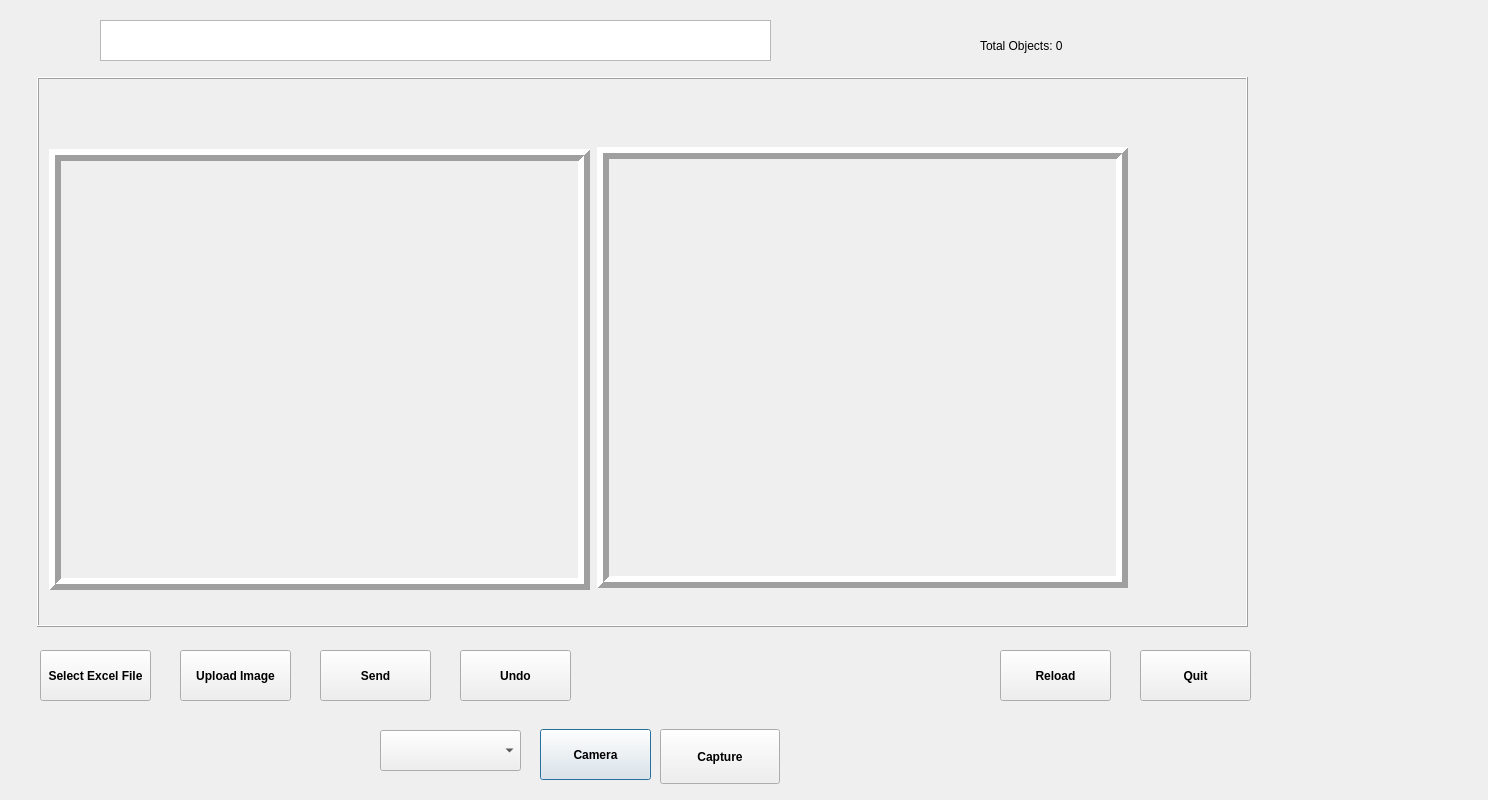
<?xml version="1.0" encoding="UTF-8"?>
<ui version="4.0">
 <class>QUIT</class>
 <widget class="QDialog" name="QUIT">
  <property name="geometry">
   <rect>
    <x>0</x>
    <y>0</y>
    <width>1488</width>
    <height>800</height>
   </rect>
  </property>
  <property name="cursor">
   <cursorShape>PointingHandCursor</cursorShape>
  </property>
  <property name="windowTitle">
   <string>Dialog</string>
  </property>
  <widget class="QTextBrowser" name="TEXT">
   <property name="geometry">
    <rect>
     <x>100</x>
     <y>20</y>
     <width>671</width>
     <height>41</height>
    </rect>
   </property>
  </widget>
  <widget class="QLabel" name="imgLabel">
   <property name="geometry">
    <rect>
     <x>49</x>
     <y>149</y>
     <width>541</width>
     <height>441</height>
    </rect>
   </property>
   <property name="frameShape">
    <enum>QFrame::Box</enum>
   </property>
   <property name="frameShadow">
    <enum>QFrame::Raised</enum>
   </property>
   <property name="lineWidth">
    <number>6</number>
   </property>
   <property name="text">
    <string/>
   </property>
  </widget>
  <widget class="QFrame" name="frameRight">
   <property name="geometry">
    <rect>
     <x>37</x>
     <y>77</y>
     <width>1211</width>
     <height>550</height>
    </rect>
   </property>
   <property name="frameShape">
    <enum>QFrame::Box</enum>
   </property>
   <property name="frameShadow">
    <enum>QFrame::Raised</enum>
   </property>
   <widget class="QLabel" name="processedImgLabel">
    <property name="geometry">
     <rect>
      <x>560</x>
      <y>70</y>
      <width>531</width>
      <height>441</height>
     </rect>
    </property>
    <property name="frameShape">
     <enum>QFrame::Box</enum>
    </property>
    <property name="frameShadow">
     <enum>QFrame::Raised</enum>
    </property>
    <property name="lineWidth">
     <number>6</number>
    </property>
    <property name="text">
     <string/>
    </property>
   </widget>
  </widget>
  <widget class="QPushButton" name="CAMERA">
   <property name="geometry">
    <rect>
     <x>540</x>
     <y>729</y>
     <width>111</width>
     <height>51</height>
    </rect>
   </property>
   <property name="font">
    <font>
     <weight>75</weight>
     <bold>true</bold>
    </font>
   </property>
   <property name="cursor">
    <cursorShape>PointingHandCursor</cursorShape>
   </property>
   <property name="text">
    <string>Camera</string>
   </property>
  </widget>
  <widget class="QPushButton" name="CAPTURE">
   <property name="geometry">
    <rect>
     <x>660</x>
     <y>729</y>
     <width>120</width>
     <height>55</height>
    </rect>
   </property>
   <property name="font">
    <font>
     <weight>75</weight>
     <bold>true</bold>
    </font>
   </property>
   <property name="cursor">
    <cursorShape>PointingHandCursor</cursorShape>
   </property>
   <property name="text">
    <string>Capture</string>
   </property>
  </widget>
  <widget class="QPushButton" name="UNDO">
   <property name="geometry">
    <rect>
     <x>460</x>
     <y>650</y>
     <width>111</width>
     <height>51</height>
    </rect>
   </property>
   <property name="font">
    <font>
     <weight>75</weight>
     <bold>true</bold>
    </font>
   </property>
   <property name="cursor">
    <cursorShape>PointingHandCursor</cursorShape>
   </property>
   <property name="text">
    <string>Undo</string>
   </property>
  </widget>
  <widget class="QPushButton" name="UPLOAD">
   <property name="geometry">
    <rect>
     <x>180</x>
     <y>650</y>
     <width>111</width>
     <height>51</height>
    </rect>
   </property>
   <property name="font">
    <font>
     <weight>75</weight>
     <bold>true</bold>
    </font>
   </property>
   <property name="cursor">
    <cursorShape>PointingHandCursor</cursorShape>
   </property>
   <property name="text">
    <string>Upload Image</string>
   </property>
  </widget>
  <widget class="QPushButton" name="UNDO_2">
   <property name="geometry">
    <rect>
     <x>320</x>
     <y>650</y>
     <width>111</width>
     <height>51</height>
    </rect>
   </property>
   <property name="font">
    <font>
     <weight>75</weight>
     <bold>true</bold>
    </font>
   </property>
   <property name="cursor">
    <cursorShape>PointingHandCursor</cursorShape>
   </property>
   <property name="text">
    <string>Send</string>
   </property>
  </widget>
  <widget class="QPushButton" name="Select">
   <property name="geometry">
    <rect>
     <x>40</x>
     <y>650</y>
     <width>111</width>
     <height>51</height>
    </rect>
   </property>
   <property name="font">
    <font>
     <weight>75</weight>
     <bold>true</bold>
    </font>
   </property>
   <property name="cursor">
    <cursorShape>PointingHandCursor</cursorShape>
   </property>
   <property name="text">
    <string>Select Excel File</string>
   </property>
  </widget>
  <widget class="QLabel" name="totalObjectsLabel">
   <property name="geometry">
    <rect>
     <x>980</x>
     <y>30</y>
     <width>121</width>
     <height>31</height>
    </rect>
   </property>
   <property name="text">
    <string>Total Objects: 0</string>
   </property>
  </widget>
  <widget class="QComboBox" name="comboBox">
   <property name="geometry">
    <rect>
     <x>380</x>
     <y>730</y>
     <width>141</width>
     <height>41</height>
    </rect>
   </property>
  </widget>
  <widget class="QPushButton" name="RELOAD">
   <property name="geometry">
    <rect>
     <x>1000</x>
     <y>650</y>
     <width>111</width>
     <height>51</height>
    </rect>
   </property>
   <property name="font">
    <font>
     <weight>75</weight>
     <bold>true</bold>
    </font>
   </property>
   <property name="cursor">
    <cursorShape>PointingHandCursor</cursorShape>
   </property>
   <property name="text">
    <string>Reload</string>
   </property>
  </widget>
  <widget class="QPushButton" name="UNDO_4">
   <property name="geometry">
    <rect>
     <x>1140</x>
     <y>650</y>
     <width>111</width>
     <height>51</height>
    </rect>
   </property>
   <property name="font">
    <font>
     <weight>75</weight>
     <bold>true</bold>
    </font>
   </property>
   <property name="cursor">
    <cursorShape>PointingHandCursor</cursorShape>
   </property>
   <property name="text">
    <string>Quit</string>
   </property>
  </widget>
  <zorder>frameRight</zorder>
  <zorder>TEXT</zorder>
  <zorder>imgLabel</zorder>
  <zorder>CAMERA</zorder>
  <zorder>CAPTURE</zorder>
  <zorder>UNDO</zorder>
  <zorder>UPLOAD</zorder>
  <zorder>UNDO_2</zorder>
  <zorder>Select</zorder>
  <zorder>totalObjectsLabel</zorder>
  <zorder>comboBox</zorder>
  <zorder>RELOAD</zorder>
  <zorder>UNDO_4</zorder>
 </widget>
 <resources/>
 <connections/>
</ui>
